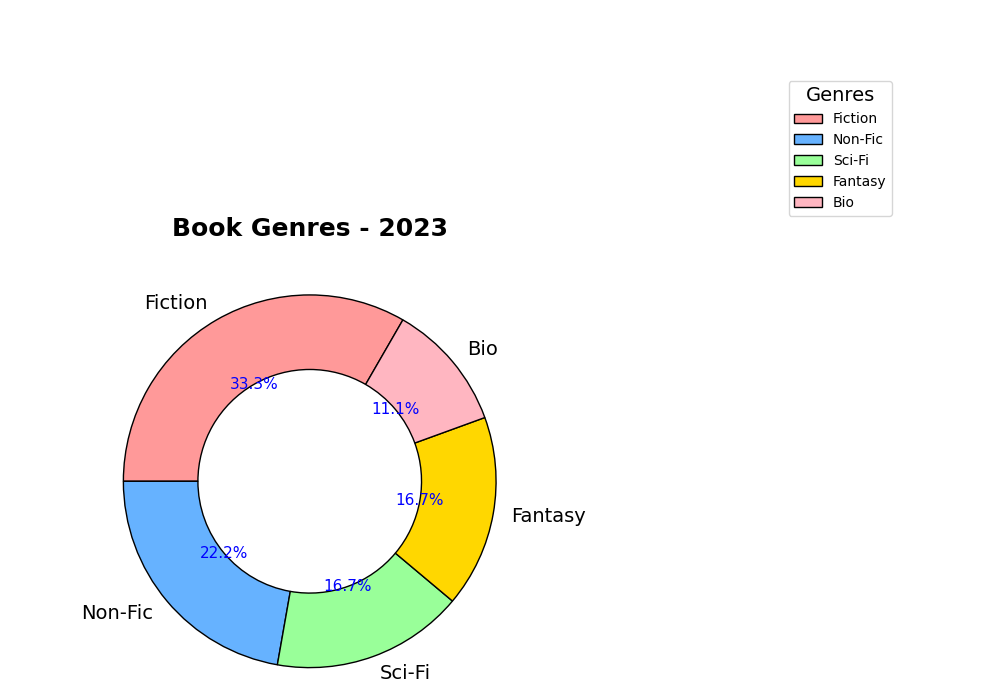

Write Python code to recreate this figure.
import matplotlib.pyplot as plt

categories = ['Fiction', 'Non-Fic', 'Sci-Fi', 'Fantasy', 'Bio']
distribution = [30, 20, 15, 15, 10]
colors = ['#FF9999', '#66B2FF', '#99FF99', '#FFD700', '#FFB6C1']

fig, ax = plt.subplots(figsize=(10, 7))

wedges, texts, autotexts = ax.pie(
    distribution, 
    labels=categories, 
    colors=colors,
    autopct='%1.1f%%', 
    startangle=60,  # Randomly altered the start angle for variation in chart orientation
    wedgeprops={'width': 0.4, 'edgecolor': 'k'}  # Changed edge color and width for distinction
)

for text in texts:
    text.set_fontsize(14)  # Changed fontsize for visibility difference
    text.set_fontweight('regular')  # Changed font weight

for autotext in autotexts:
    autotext.set_color('blue')  # Randomly chose a different color for percentage text
    autotext.set_fontsize(11)  # Slightly increased fontsize
    autotext.set_fontweight('regular')  # Changed font weight

ax.axis('equal')
ax.set_title('Book Genres - 2023', fontsize=18, fontweight='bold', pad=30)  # Made title larger and more spaced
ax.legend(wedges, categories, loc='upper right', bbox_to_anchor=(1, 1, 0.5, 0.5), title="Genres", fontsize='medium', title_fontsize='14')  # Randomly altered legend position and sizes
plt.grid(visible=True)  # Added a grid to the polar plot for a new stylistic element
plt.tight_layout()
plt.show()
